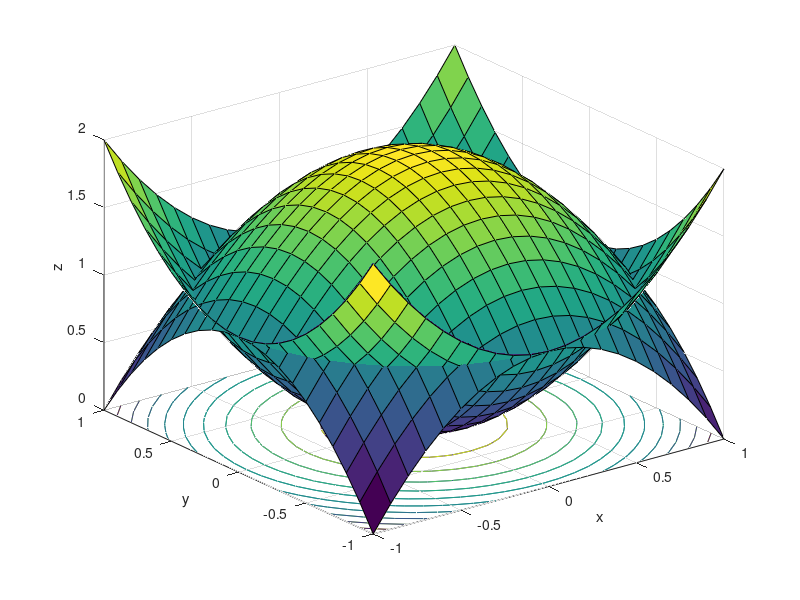

The MATLAB source for this figure:
clear
close all
clc
x=-1:0.1:1;
y=-1:0.1:1;

[X,Y]=meshgrid(x,y);
Z=X.^2+Y.^2;
Z1=X.^2+Y.^2;
Z1=-Z1+2;
surfc(X,Y,Z);hold on;
surfc(X,Y,Z1);
xlabel('x');
ylabel('y');
zlabel('z');
